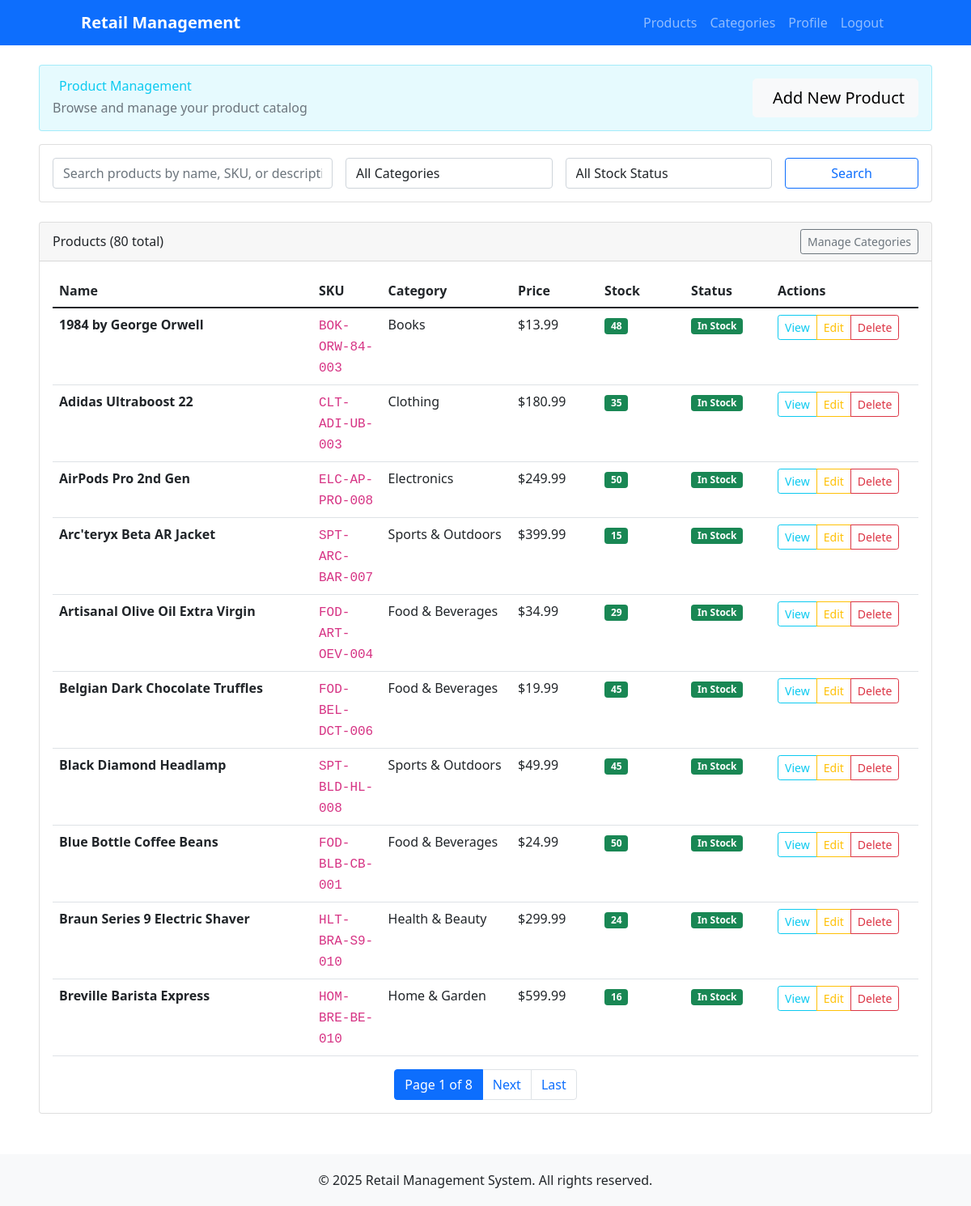
Screenshot of /products/ (signed in) with the database file from the repository.
### products/models.py (models this page shows, shortened)
class Product(models.Model):
    name = models.CharField(max_length=200)
    description = models.TextField(blank=True)
    sku = models.CharField(max_length=50, unique=True, help_text="Stock Keeping Unit")
    price = models.DecimalField(
        max_digits=10,
        decimal_places=2,
        validators=[MinValueValidator(Decimal('0.01'))]
    )
    category = models.ForeignKey(Category, on_delete=models.CASCADE, related_name='products')
    stock_quantity = models.PositiveIntegerField(default=0)
    is_active = models.BooleanField(default=True)
    created_at = models.DateTimeField(auto_now_add=True)
    updated_at = models.DateTimeField(auto_now=True)
    class Meta:
        ordering = ['name']
        indexes = [
            models.Index(fields=['sku']),
            models.Index(fields=['category']),
            models.Index(fields=['is_active']),
        ]
    @property
    def stock_status(self):
        if self.stock_quantity == 0:
            return "Out of Stock"
        elif self.stock_quantity <= 10:
            return "Low Stock"
        else:
            return "In Stock"

class Category(models.Model):
    name = models.CharField(max_length=100, unique=True)
    description = models.TextField(blank=True)
    created_at = models.DateTimeField(auto_now_add=True)
    updated_at = models.DateTimeField(auto_now=True)
    class Meta:
        verbose_name_plural = "Categories"
        ordering = ['name']
    def __str__(self):
        return self.name

### products/views.py (the view, shortened to what this page needs)
# urls.py: path('', views.product_list, name='product_list'),
@login_required
def product_list(request):
    products = Product.objects.all()
    search_form = ProductSearchForm(request.GET)
    if search_form.is_valid():
        search = search_form.cleaned_data.get('search')
        category = search_form.cleaned_data.get('category')
        stock_status = search_form.cleaned_data.get('stock_status')
        if search:
            products = products.filter(
                Q(name__icontains=search) |
                Q(sku__icontains=search) |
                Q(description__icontains=search)
            )
        if category:
            products = products.filter(category=category)
    paginator = Paginator(products, 10)  # Show 10 products per page
    page_number = request.GET.get('page')
    page_obj = paginator.get_page(page_number)
    cart = Cart(request)
    cart_items = list(cart)
    cart_total_price = cart.get_total_price()
    cart_total_items = cart.get_total_items()
    context = {
        'page_obj': page_obj,
        'search_form': search_form,
        'total_products': products.count(),
        'cart_items': cart_items,
        'cart_total_price': cart_total_price,
        'cart_total_items': cart_total_items,
    }
    return render(request, 'products/product_list.html', context)

### products/forms.py
class ProductSearchForm(forms.Form):
    search = forms.CharField(
        max_length=200,
        required=False,
        widget=forms.TextInput(attrs={
            'class': 'form-control',
            'placeholder': 'Search products by name, SKU, or description...'
        })
    )
    category = forms.ModelChoiceField(
        queryset=Category.objects.all(),
        required=False,
        empty_label="All Categories",
        widget=forms.Select(attrs={'class': 'form-control'})
    )
    stock_status = forms.ChoiceField(
        choices=[
            ('', 'All Stock Status'),
            ('in_stock', 'In Stock'),
            ('low_stock', 'Low Stock'),
            ('out_of_stock', 'Out of Stock'),
        ],
        required=False,
        widget=forms.Select(attrs={'class': 'form-control'})
    )

### accounts/context_processors.py (called while the page is built)
def user_admin_status(request):
    if request.user.is_authenticated:
        if request.user.is_superuser:
            return {'user_is_admin': True}
        if hasattr(request.user, 'profile'):
            return {'user_is_admin': request.user.profile.is_admin}
    return {'user_is_admin': False}

def cart_context(request):
    if request.user.is_authenticated:
        from cart.models import Cart
        cart = Cart(request)
        return {
            'cart_total_items': cart.get_total_items(),
            'cart_total_price': cart.get_total_price(),
        }
    return {
        'cart_total_items': 0,
        'cart_total_price': 0,
    }

### accounts/models.py (called while the page is built)
    @property
    def is_admin(self):
        return self.role == 'admin'

### cart/models.py (called while the page is built, shortened)
    def __iter__(self):
        if self.user:
            cart_items = CartItem.objects.filter(user=self.user)

    def __len__(self):
        if self.user:
            return sum(item.quantity for item in CartItem.objects.filter(user=self.user))
        else:
            return sum(item['quantity'] for item in self.cart.values())

    def get_total_price(self):
        if self.user:
            return sum(item.total_price for item in CartItem.objects.filter(user=self.user))
        else:
            return sum(
                float(item['price']) * item['quantity']
                for item in self.cart.values()
            )

    def get_total_items(self):
        return self.__len__()

### templates/products/product_list.html (shortened to what this page needs)
{% extends 'accounts/base.html' %}
{% block content %}
<div class="row">
    <div class="col-12">
        <div class="card" style="background-color: rgba(13, 202, 240, 0.1); border: 1px solid rgba(13, 202, 240, 0.3);" mb-4>
            <div class="card-body">
                <div class="d-flex justify-content-between align-items-center">
                    <div>
                        <h2 class="mb-1 text-info">
                            Product Management
                        </h2>
                        <p class="mb-0 text-muted">Browse and manage your product catalog</p>
                    </div>
                    {% if user_is_admin %}
                        <a href="{% url 'products:product_create' %}" class="btn btn-light btn-lg">
                            Add New Product
                        </a>
                    {% endif %}
                </div>
            </div>
        </div>
    </div>
</div>
<div class="row mt-3">
    <div class="{% if user_is_admin %}col-12{% else %}col-md-10{% endif %}">
        <div class="card mb-4">
            <div class="card-body">
                <form method="get" class="row g-3">
                    <div class="col-md-4">
                        {{ search_form.search }}
                    </div>
                    <div class="col-md-3">
                        {{ search_form.category }}
                    </div>
                    <div class="col-md-3">
                        {{ search_form.stock_status }}
                    </div>
                    <div class="col-md-2">
                        <button type="submit" class="btn btn-outline-primary w-100">Search</button>
                    </div>
                </form>
            </div>
        </div>
        <div class="card">
            <div class="card-header d-flex justify-content-between align-items-center">
                <h5 class="mb-0">Products ({{ total_products }} total)</h5>
                {% if user_is_admin %}
                    <a href="{% url 'products:category_list' %}" class="btn btn-sm btn-outline-secondary">Manage Categories</a>
                {% endif %}
            </div>
            <div class="card-body">
                {% if page_obj %}
                    <div class="table-responsive">
                        <table class="table table-hover" style="table-layout: fixed;">
                            <thead>
                                <tr>
                                    <th style="width: 30%;">Name</th>
                                    <th style="width: 8%;">SKU</th>
                                    <th style="width: 15%;">Category</th>
                                    <th style="width: 10%;">Price</th>
                                    <th style="width: 10%;">Stock</th>
                                    <th style="width: 10%;">Status</th>
                                    {% if user_is_admin %}
                                        <th style="width: 17%;">Actions</th>
                                    {% endif %}
                                </tr>
                            </thead>
                            <tbody>
                                {% for product in page_obj %}
                                <tr>
                                    <td>
                                        <strong class="text-truncate d-block" style="max-width: 100%;" title="{{ product.name }}">{{ product.name }}</strong>
                                    </td>
                                    <td><code>{{ product.sku }}</code></td>
                                    <td>{{ product.category.name }}</td>
                                    <td>${{ product.price }}</td>
                                    <td>
                                        <span class="badge {% if product.stock_quantity == 0 %}bg-danger{% elif product.stock_quantity <= 10 %}bg-warning{% else %}bg-success{% endif %}">
                                            {{ product.stock_quantity }}
                                        </span>
                                    </td>
                                    <td>
                                        <span class="badge {% if product.stock_quantity == 0 %}bg-danger{% elif product.stock_quantity <= 10 %}bg-warning{% else %}bg-success{% endif %}">
                                            {{ product.stock_status }}
                                        </span>
                                    </td>
                                    {% if user_is_admin %}
                                        <td>
                                            <div class="btn-group btn-group-sm">
                                                <a href="{% url 'products:product_detail' product.pk %}" class="btn btn-outline-info">View</a>
                                                <a href="{% url 'products:product_update' product.pk %}" class="btn btn-outline-warning">Edit</a>
                                                <a href="{% url 'products:product_delete' product.pk %}" class="btn btn-outline-danger">Delete</a>
                                            </div>
                                        </td>
                                    {% endif %}
                                </tr>
                                {% endfor %}
                            </tbody>
                        </table>
                    </div>
                    {% if page_obj.has_other_pages %}
                    <nav aria-label="Product pagination">
                        <ul class="pagination justify-content-center">
                            <li class="page-item active">
                                <span class="page-link">
                                    Page {{ page_obj.number }} of {{ page_obj.paginator.num_pages }}
                                </span>
                            </li>
                            {% if page_obj.has_next %}
                                <li class="page-item">
                                    <a class="page-link" href="?page={{ page_obj.next_page_number }}">Next</a>
                                </li>
                                <li class="page-item">
                                    <a class="page-link" href="?page={{ page_obj.paginator.num_pages }}">Last</a>
                                </li>
                            {% endif %}
                        </ul>
                    </nav>
                    {% endif %}
                {% endif %}
            </div>
        </div>
    </div>
</div>
{% endblock %}

### rows the page displays
Product: name "1984 by George Orwell", sku "BOK-ORW-84-003", category.name "Books", price "13.99", stock_quantity "48", stock_status "In Stock"
Product: name "Adidas Ultraboost 22", sku "CLT-ADI-UB-003", category.name "Clothing", price "180.99", stock_quantity "35", stock_status "In Stock"
Product: name "AirPods Pro 2nd Gen", sku "ELC-AP-PRO-008", category.name "Electronics", price "249.99", stock_quantity "50", stock_status "In Stock"
Product: name "Arc'teryx Beta AR Jacket", sku "SPT-ARC-BAR-007", category.name "Sports & Outdoors", price "399.99", stock_quantity "15", stock_status "In Stock"
Product: name "Artisanal Olive Oil Extra Virgin", sku "FOD-ART-OEV-004", category.name "Food & Beverages", price "34.99", stock_quantity "29", stock_status "In Stock"
Product: name "Belgian Dark Chocolate Truffles", sku "FOD-BEL-DCT-006", category.name "Food & Beverages", price "19.99", stock_quantity "45", stock_status "In Stock"
Product: name "Black Diamond Headlamp", sku "SPT-BLD-HL-008", category.name "Sports & Outdoors", price "49.99", stock_quantity "45", stock_status "In Stock"
Product: name "Blue Bottle Coffee Beans", sku "FOD-BLB-CB-001", category.name "Food & Beverages", price "24.99", stock_quantity "50", stock_status "In Stock"
Product: name "Braun Series 9 Electric Shaver", sku "HLT-BRA-S9-010", category.name "Health & Beauty", price "299.99", stock_quantity "24", stock_status "In Stock"
Product: name "Breville Barista Express", sku "HOM-BRE-BE-010", category.name "Home & Garden", price "599.99", stock_quantity "16", stock_status "In Stock"

### other values shown
{{ total_products }} "80"
{{ page_obj.number }} "1"
{{ page_obj.paginator.num_pages }} "8"
